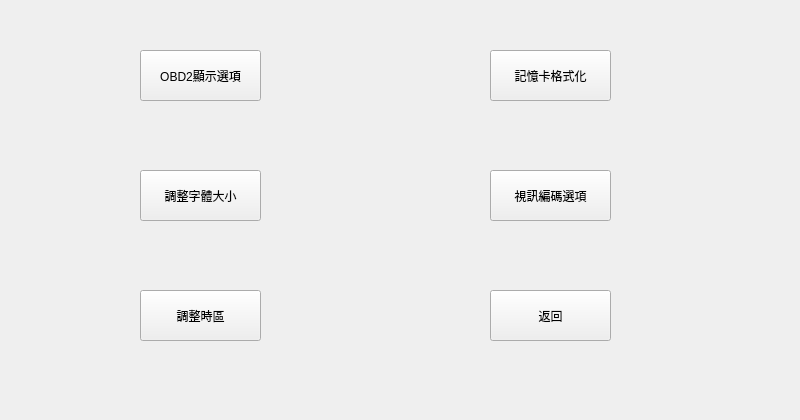
<?xml version="1.0" encoding="UTF-8"?>
<ui version="4.0">
 <class>Form</class>
 <widget class="QWidget" name="Form">
  <property name="geometry">
   <rect>
    <x>0</x>
    <y>0</y>
    <width>800</width>
    <height>420</height>
   </rect>
  </property>
  <property name="windowTitle">
   <string>Form</string>
  </property>
  <widget class="QPushButton" name="pushButton">
   <property name="geometry">
    <rect>
     <x>140</x>
     <y>50</y>
     <width>121</width>
     <height>51</height>
    </rect>
   </property>
   <property name="text">
    <string>OBD2顯示選項</string>
   </property>
  </widget>
  <widget class="QPushButton" name="pushButton_2">
   <property name="geometry">
    <rect>
     <x>140</x>
     <y>170</y>
     <width>121</width>
     <height>51</height>
    </rect>
   </property>
   <property name="text">
    <string>調整字體大小</string>
   </property>
  </widget>
  <widget class="QPushButton" name="pushButton_3">
   <property name="geometry">
    <rect>
     <x>490</x>
     <y>50</y>
     <width>121</width>
     <height>51</height>
    </rect>
   </property>
   <property name="text">
    <string>記憶卡格式化</string>
   </property>
  </widget>
  <widget class="QPushButton" name="pushButton_4">
   <property name="geometry">
    <rect>
     <x>140</x>
     <y>290</y>
     <width>121</width>
     <height>51</height>
    </rect>
   </property>
   <property name="text">
    <string>調整時區</string>
   </property>
  </widget>
  <widget class="QPushButton" name="pushButton_5">
   <property name="geometry">
    <rect>
     <x>490</x>
     <y>170</y>
     <width>121</width>
     <height>51</height>
    </rect>
   </property>
   <property name="text">
    <string>視訊編碼選項</string>
   </property>
  </widget>
  <widget class="QPushButton" name="pushButton_6">
   <property name="geometry">
    <rect>
     <x>490</x>
     <y>290</y>
     <width>121</width>
     <height>51</height>
    </rect>
   </property>
   <property name="text">
    <string>返回</string>
   </property>
  </widget>
 </widget>
 <resources/>
 <connections/>
</ui>
